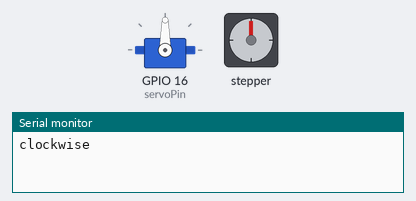
Bench run of a sketch on a simulated ESP32. Shown: servo, stepper motor, the last lines printed to the serial monitor. Stepper angles assume 2048 steps per turn.

Above: at 0.15 s.
At 10.02 s:
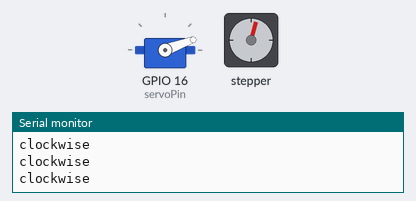
At 19.88 s:
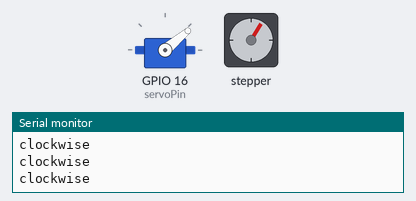
At 39.61 s:
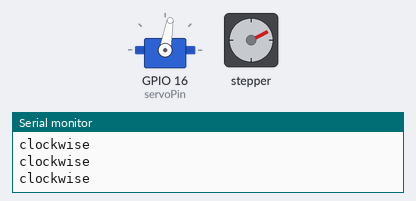
Timing chart, 0 to 40.0 s (numbered marks = the images above):
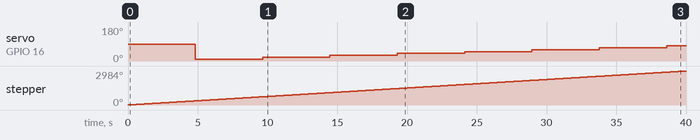

The sketch:

servo_and_stepper.ino
```cpp
#include <ESP32Servo.h>
#include <Stepper.h>

//SERVO

Servo myservo;  // create servo object to control a servo
// 16 servo objects can be created on the ESP32

int pos = 0;    // variable to store the servo position
// Recommended PWM GPIO pins on the ESP32 include 2,4,12-19,21-23,25-27,32-33
int servoPin = 16;


//STEPPER
const int stepsPerRevolution = 64;  // change this to fit the number of steps per revolution
// for your motor
//int in3Pin = 32;
//int in4Pin = 35;

int in1Pin = 15;
int in2Pin = 2;
int in3Pin = 0;
int in4Pin = 4;

// initialize the stepper library on pins 8 through 11:
Stepper myStepper(stepsPerRevolution, in1Pin, in2Pin, in3Pin, in4Pin);

void setup() {
  //SERVO
  // Allow allocation of all timers
  ESP32PWM::allocateTimer(0);
  ESP32PWM::allocateTimer(1);
  ESP32PWM::allocateTimer(2);
  ESP32PWM::allocateTimer(3);
  myservo.setPeriodHertz(50);    // standard 50 hz servo
  myservo.attach(servoPin, 500, 2400); // attaches the servo on pin to the servo object
  // using default min/max of 1000us and 2000us
  // different servos may require different min/max settings
  // for an accurate 0 to 180 sweep

  //STEPPER
  pinMode(in1Pin, OUTPUT);
  pinMode(in2Pin, OUTPUT);
  pinMode(in3Pin, OUTPUT);
  pinMode(in4Pin, OUTPUT);
  // set the speed at 60 rpm:
  myStepper.setSpeed(400);
  // initialize the serial port:
  Serial.begin(9600);
}

void loop() {

  //STEPPER: rotate 360
  // step one revolution  in one direction:
  Serial.println("clockwise");
  myStepper.step(2048);
  delay(15);

  //SERVO: rotate 10 degrees
  if (pos < 180)
  {
    pos += 10;
    myservo.write(pos);

  } //unless you've rotated 180 degrees already, then go back to position 0 degrees
  else
  {
     //go back to 0
     for (pos = 180; pos >= 0; pos -= 1)
     { // goes from 180 degrees to 0 degrees
       myservo.write(pos);    // tell servo to go to position in variable 'pos'
       delay(15);
     }
  }


   delay(15);
}
```

Measured:
- by itself, servo on GPIO 16 (servoPin): 90° → 10° at 4.8 s, → 20° 4.8 s later, → 30° 4.8 s later, → 40° 4.8 s later, … (8 changes in this stretch)
- by itself, stepper: keeps turning clockwise at about 75°/s
